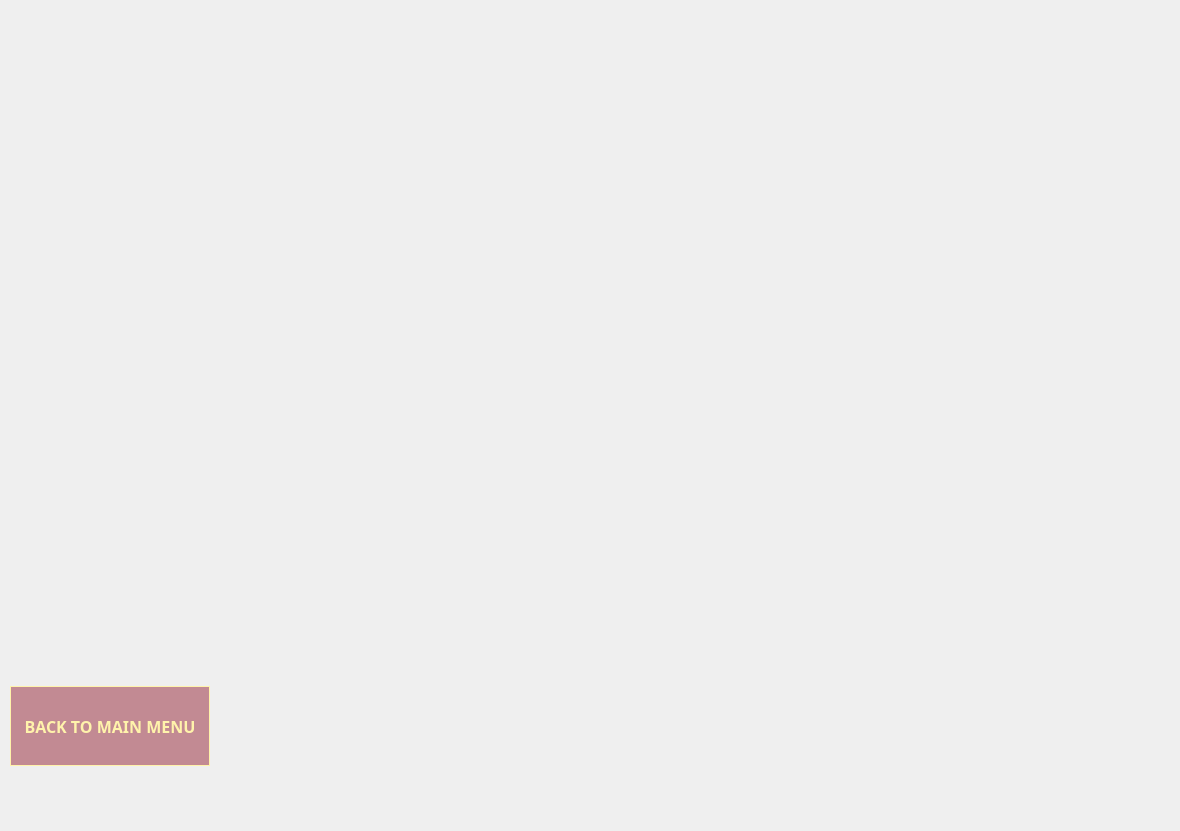
    <widget class="QWidget" name="page_3">
     <property name="styleSheet">
      <string notr="true"/>
     </property>
     <widget class="QWidget" name="gridLayoutWidget_3">
      <property name="geometry">
       <rect>
        <x>10</x>
        <y>20</y>
        <width>1161</width>
        <height>802</height>
       </rect>
      </property>
      <layout class="QGridLayout" name="gridLayout_3">
       <item row="1" column="0">
        <widget class="QPushButton" name="pbBackToMenu_2">
         <property name="maximumSize">
          <size>
           <width>200</width>
           <height>80</height>
          </size>
         </property>
         <property name="font">
          <font>
           <family>Sahadeva</family>
           <pointsize>12</pointsize>
           <weight>75</weight>
           <bold>true</bold>
          </font>
         </property>
         <property name="styleSheet">
          <string notr="true">background-color: #c28a93;
color:#fff3ab;
border: 1px solid #fff3ab;
border-color: #fff3ab;</string>
         </property>
         <property name="text">
          <string>BACK TO MAIN MENU</string>
         </property>
        </widget>
       </item>
       <item row="0" column="3">
        <spacer name="horizontalSpacer_9">
         <property name="orientation">
          <enum>Qt::Horizontal</enum>
         </property>
         <property name="sizeHint" stdset="0">
          <size>
           <width>40</width>
           <height>20</height>
          </size>
         </property>
        </spacer>
       </item>
       <item row="0" column="0">
        <spacer name="horizontalSpacer_5">
         <property name="orientation">
          <enum>Qt::Horizontal</enum>
         </property>
         <property name="sizeHint" stdset="0">
          <size>
           <width>40</width>
           <height>20</height>
          </size>
         </property>
        </spacer>
       </item>
       <item row="0" column="2">
        <widget class="QWidget" name="widget_2" native="true">
         <property name="minimumSize">
          <size>
           <width>600</width>
           <height>400</height>
          </size>
         </property>
         <property name="maximumSize">
          <size>
           <width>600</width>
           <height>550</height>
          </size>
         </property>
         <property name="styleSheet">
          <string notr="true">border-image: url(:/resources/images/rlsss.png) 0 0 0 0 stretch stretch;</string>
         </property>
        </widget>
       </item>
      </layout>
     </widget>
    </widget>
